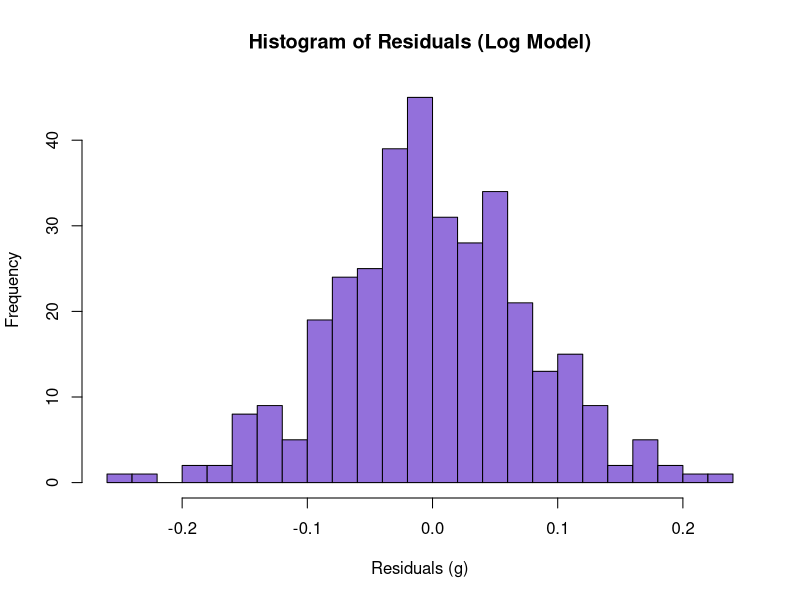

Write R code to recreate this figure.
data <- read.csv("../penguins_cleaned.csv")

data$Is_Gentoo <- ifelse(data$Species == "Gentoo penguin (Pygoscelis papua)", 1, 0)
data$Is_Chinstrap <- ifelse(data$Species == "Chinstrap penguin (Pygoscelis antarctica)", 1, 0)

model_log <- lm(log(Body_Mass) ~ log(Flipper_Length)
                + log(Culmen_Length)
                + log(Culmen_Depth)
                + Is_Gentoo
                + Is_Chinstrap, data=data)

res_log <- resid(model_log)

hist(res_log,
     main = "Histogram of Residuals (Log Model)",
     xlab = "Residuals (g)",
     ylab = "Frequency",
     col = "mediumpurple",
     breaks = 20)
